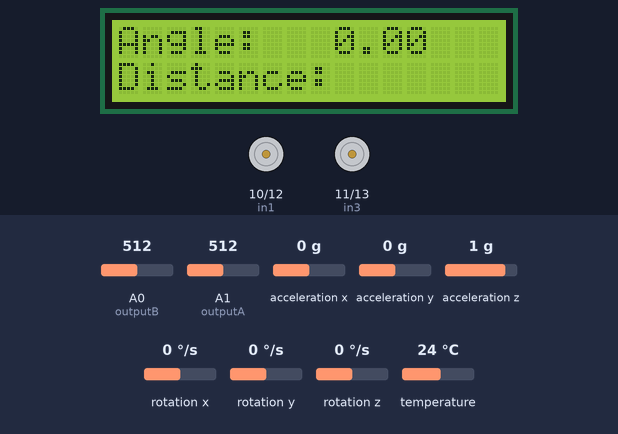
Bench run of a sketch on a simulated Arduino Uno, built with avr-gcc and run on an emulated ATmega328P. Shown: 16×2 character LCD, motor-driver pin pairs drawn as motors (green arrow = first pin HIGH = forward, orange = second pin HIGH = backward, longer = more drive). The inputs (shaded band) are chosen by the test bench; at power-on: acceleration y 0 g, acceleration x 0 g, acceleration z 1 g, A0 (outputB) = 512, A1 (outputA) = 512, rotation x 0 °/s, rotation y 0 °/s, rotation z 0 °/s, temperature 24 °C. What the sketch prints to the serial monitor is not drawn.

Above: at 1.3 s.
1.4 s: acceleration y set to 0.3 g
At 2.6 s:
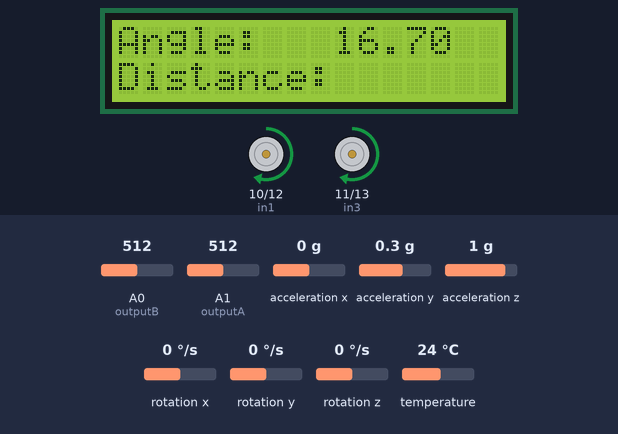
3.2 s: acceleration x set to -1.4 g
At 4.4 s:
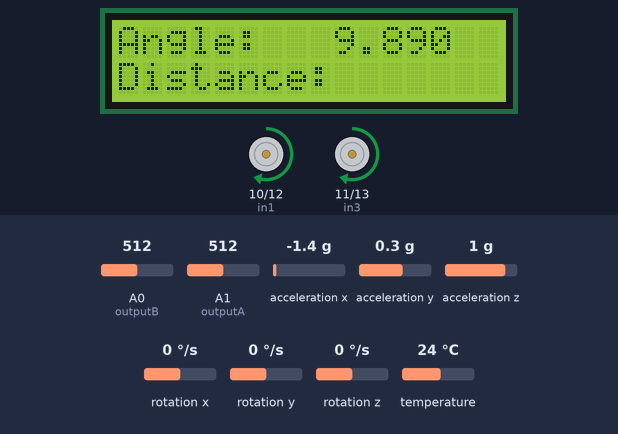
4.7 s: acceleration z set to -1.4 g
At 5.8 s:
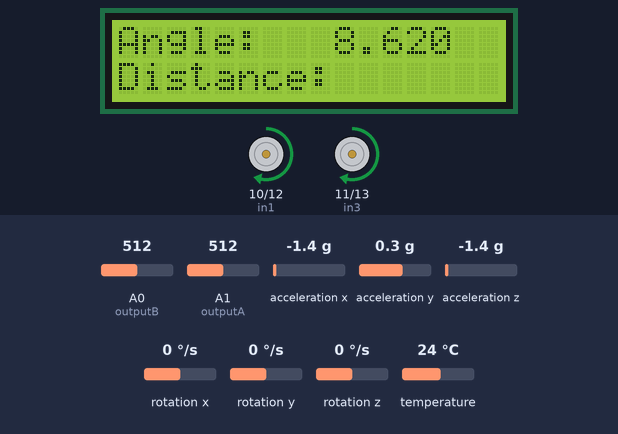
6.3 s: acceleration x set to -0.8 g
At 6.9 s:
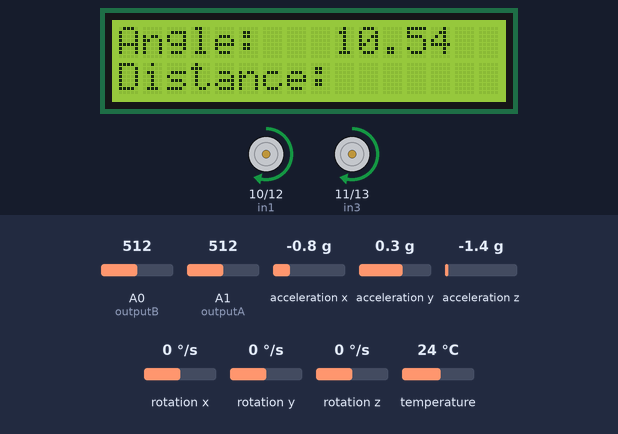
Timing chart, 0 to 8.9 s (numbered marks = the images above; inputs shaded):
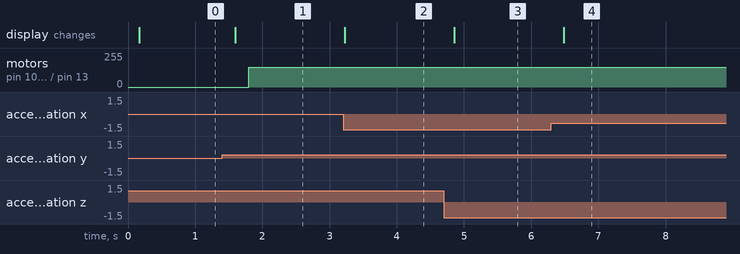

Measured:
- the behaviour switches between 0.1 and 0.2 g on acceleration y (found by bisection; images 0 and 1)
- after the input at 1.4 s, motor on pin 10 (in1) / pin 12 (in2), motor on pin 11 (in3) / pin 13 (in4): stopped → forward 150/255 after 0.40 s; the display: changes after 0.20 s (image 1)
- after the input at 3.2 s, the display: changes at once (image 2)
- after the input at 4.7 s, the display: changes after 0.16 s (image 3)
- after the input at 6.3 s, the display: changes after 0.18 s (image 4)

The sketch:

Project_Week_3_mpu6050.ino
```cpp
// Include necessary libraries
#include <Wire.h>
#include <Adafruit_MPU6050.h>
#include <Adafruit_Sensor.h>
#include <LiquidCrystal.h>
// Create an MPU6050 object
Adafruit_MPU6050 mpu;
// Define motor control pins
int in1 = 10;
int in2 = 12;
int in3 = 11;
int in4 = 13;
// Line following sensor pins
int outputA = A1;// IR sensor output in
int outputB = A0;
const int encoderPin = 2;// encoder pin
volatile int encoderPos = 0;
volatile bool lastA;
const int pulsePerTurn = 48; // encoder pulse each 360 degrees turn
const float wheelCircumference = 21.36;
// LCD object for display
LiquidCrystal lcd(8, 9, 4, 5, 6, 7);
bool beforeRamp = true; //Arduino smart car before ramp
bool onRamp = false;// indicator for Arduino smart car when onRamp or not onRamp
void setup() {
  // Initialize MPU6050
  Wire.begin();
  Serial.begin(9600);
  lcd.begin(16, 2);
  lcd.print("Angle:");
  lcd.setCursor(0, 1);
  lcd.print("Distance:");
  if (!mpu.begin()) {
    Serial.println("Failed to find MPU6050 chip");
    while (1) {
      delay(10);
    }
  }
  Serial.println("MPU6050 Found!");
  pinMode(in1, OUTPUT);
  pinMode(in2, OUTPUT);
  pinMode(in3, OUTPUT);
  pinMode(in4, OUTPUT);
  digitalWrite(in1, LOW);
  digitalWrite(in2, LOW);
  digitalWrite(in3, LOW);
  digitalWrite(in4, LOW);
  pinMode(outputA, INPUT);
  pinMode(outputB, INPUT);
  mpu.setAccelerometerRange(MPU6050_RANGE_8_G);
  mpu.setGyroRange(MPU6050_RANGE_500_DEG);
  mpu.setFilterBandwidth(MPU6050_BAND_21_HZ);
  delay(100);
}
void loop() {
  int sensorA = analogRead(outputA);//IR sensor output
  int sensorB = analogRead(outputB);
  int distanceFlag = 1;
  int thresholdA = 300;// IR sensor threshold
  int thresholdB = 300;
  if (beforeRamp) {// if function for car before climbing ramp
    sensors_event_t a, g, temp;
    mpu.getEvent(&a, &g, &temp);
    float angle = atan2(a.acceleration.y, sqrt(pow(a.acceleration.x, 2) + pow(a.acceleration.z, 2))) * 180 / PI;// roll angle equation
    lcd.setCursor(9, 0);
    lcd.print(angle);
    delay(200);
    if (!onRamp) {// when the car is not onRamp, when beforeRamp or complete rotation function
      if (a.acceleration.y < 1.5 && a.acceleration.y > -1.0) { //compare the acceleration on y-axis
        lineFollow(sensorA, sensorB, thresholdA, thresholdB);
      } else if (a.acceleration.y >= 1.5) {
        motorSpeedUp();// speed for car to climb the ramp
        onRamp = true;// after the car climp up the ramp, it's onRamp
      } else if (a.acceleration.y <= -1.0) {
        lineFollowBefore(sensorA, sensorB, thresholdA, thresholdB);// switch from MPU6050 function to IR sensor function
        beforeRamp = false;// the car already went off the ramp and proceed to line following
      }
    } else {
      if (a.acceleration.y < 1.5) {
        motorStop();// stop all moter
        delay(4000);
        motorTurn();// the car turn 360 degrees
        delay(420);
        motorStop();// stop all motor
        delay(1000);
        onRamp = false;// the car is already onRamp, then complete the rotation function
      }
    }
  } else { // switch to IR sensor function
    attachInterrupt(digitalPinToInterrupt(encoderPin), updateEncoder, CHANGE);
    float distance = ((encoderPos / pulsePerTurn) * wheelCircumference) / 2;
    lcd.setCursor(9, 1);
    lcd.print(distance);
    if (distance >= 90 && distanceFlag == 1) {// when distance larger than 90cm, distanceFlag=0 to stop for a moment
      motorStop();
      delay(2000);
      distanceFlag = 0;
    } else {// procceding to IR sensor function
      lineFollow(sensorA, sensorB, thresholdA, thresholdB);
    }
  }
}
void lineFollowBefore(int sensorA, int sensorB, int thresholdA, int thresholdB) {
  if (sensorA > thresholdA && sensorB > thresholdB) {
    motorStartBefore();
  } else if (sensorA > thresholdA) {
    leftMotorStart();
  } else if (sensorB > thresholdB) {
    rightMotorStart();
  } else {
    motorStartBefore();
  }
}
void lineFollow(int sensorA, int sensorB, int thresholdA, int thresholdB) {
  if (sensorA <= thresholdA && sensorB <= thresholdB) {
    motorStart();
  } else if (sensorA > thresholdA) {
    leftMotorStart();
  } else if (sensorB > thresholdB) {
    rightMotorStart();
  }

  if (sensorA >= thresholdA && sensorB >= thresholdB) {
    motorStop();
  }
}
void updateEncoder() {
  boolean currentA = digitalRead(encoderPin);
  if (lastA != currentA) {
    encoderPos++;
    // Increment distance calculation here if needed
  }
  lastA = currentA;
}
void motorStart() {
  analogWrite(in1, 80);
  analogWrite(in2, 0);
  analogWrite(in3, 80);
  analogWrite(in4, 0);
}
void motorStartBefore() {
  analogWrite(in1, 80);
  analogWrite(in2, 0);
  analogWrite(in3, 80);
  analogWrite(in4, 0);
}
void motorTurn() {
  analogWrite(in1, 150);
  digitalWrite(in2, LOW);
  digitalWrite(in3, LOW);
  analogWrite(in4, 150);
  delay(1425);
}
void motorSpeedUp() {
  analogWrite(in1, 150);
  digitalWrite(in2, LOW);
  analogWrite(in3, 150);
  digitalWrite(in4, LOW);
}
void leftMotorStart() {
  analogWrite(in1, 150);
  analogWrite(in2, 0);
  analogWrite(in3, 0);
  analogWrite(in4, 150);
}
void rightMotorStart() {
  analogWrite(in1, 0);
  analogWrite(in2, 150);
  analogWrite(in3, 150);
  analogWrite(in4, 0);
}
void motorStop() {
  digitalWrite(in1, LOW);
  digitalWrite(in2, LOW);
  digitalWrite(in3, LOW);
  digitalWrite(in4, LOW);
}
```
